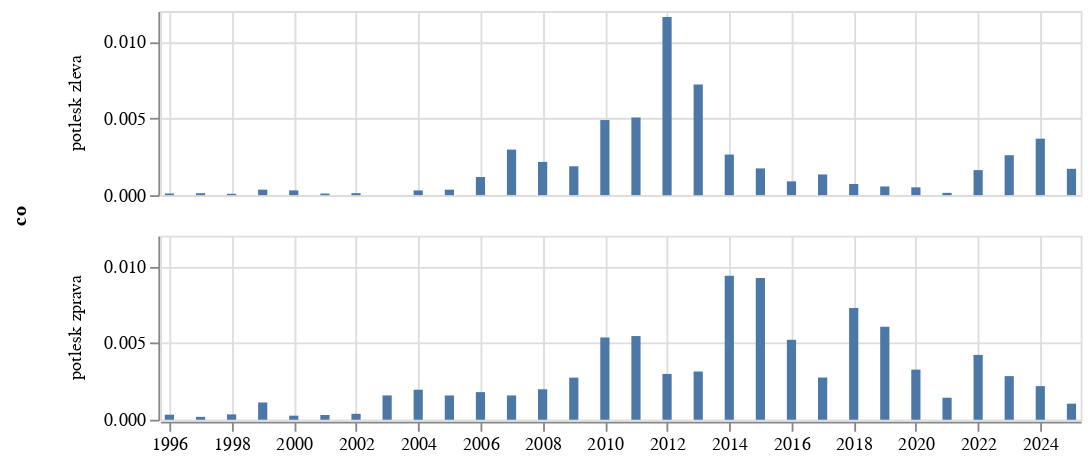

Notebook cell for this chart:
### Code cell
alt.Chart(
    pl.concat([zavorka("potlesk zleva"), zavorka("potlesk zprava")]).to_pandas(),
    width = 500, height = 100
).mark_bar(
).encode(
    alt.X('datum:T', axis=alt.Axis(title=None)),
    alt.Y('podil:Q', axis=alt.Axis(title=None)),
    alt.Row('co:N')
)

### Figure 1 — Vega-Lite specification as saved in the notebook (floating-point values rounded to 4 significant figures)
{"config": {"view": {"continuousWidth": 300, "continuousHeight": 300}}, "data": {"name": "data-f6ef1a8d84694e561db0c690c4ce44f1"}, "mark": {"type": "bar"}, "encoding": {"row": {"field": "co", "type": "nominal"}, "x": {"axis": {"title": null}, "field": "datum", "type": "temporal"}, "y": {"axis": {"title": null}, "field": "podil", "type": "quantitative"}}, "height": 100, "width": 500, "$schema": "https://vega.github.io/schema/vega-lite/v5.8.0.json", "datasets": {"data-f6ef1a8d84694e561db0c690c4ce44f1": [{"datum": "1996-01-01T00:00:00", "text": 1, "text_right": 9139, "podil": 0.0001094, "co": "potlesk zleva"}, {"datum": "1997-01-01T00:00:00", "text": 2, "text_right": 15895, "podil": 0.0001258, "co": "potlesk zleva"}, {"datum": "1998-01-01T00:00:00", "text": 1, "text_right": 11412, "podil": 8.763e-05, "co": "potlesk zleva"}, {"datum": "1999-01-01T00:00:00", "text": 7, "text_right": 19539, "podil": 0.0003583, "co": "potlesk zleva"}, {"datum": "2000-01-01T00:00:00", "text": 7, "text_right": 22571, "podil": 0.0003101, "co": "potlesk zleva"}, {"datum": "2001-01-01T00:00:00", "text": 2, "text_right": 19293, "podil": 0.0001037, "co": "potlesk zleva"}, {"datum": "2002-01-01T00:00:00", "text": 2, "text_right": 15462, "podil": 0.0001293, "co": "potlesk zleva"}, {"datum": "2004-01-01T00:00:00", "text": 6, "text_right": 19396, "podil": 0.0003093, "co": "potlesk zleva"}, {"datum": "2005-01-01T00:00:00", "text": 9, "text_right": 25267, "podil": 0.0003562, "co": "potlesk zleva"}, {"datum": "2006-01-01T00:00:00", "text": 21, "text_right": 17775, "podil": 0.001181, "co": "potlesk zleva"}, {"datum": "2007-01-01T00:00:00", "text": 45, "text_right": 15144, "podil": 0.002971, "co": "potlesk zleva"}, {"datum": "2008-01-01T00:00:00", "text": 36, "text_right": 16619, "podil": 0.002166, "co": "potlesk zleva"}, {"datum": "2009-01-01T00:00:00", "text": 37, "text_right": 19673, "podil": 0.001881, "co": "potlesk zleva"}, {"datum": "2010-01-01T00:00:00", "text": 63, "text_right": 12869, "podil": 0.004895, "co": "potlesk zleva"}, {"datum": "2011-01-01T00:00:00", "text": 90, "text_right": 17780, "podil": 0.005062, "co": "potlesk zleva"}, {"datum": "2012-01-01T00:00:00", "text": 171, "text_right": 14730, "podil": 0.01161, "co": "potlesk zleva"}, {"datum": "2013-01-01T00:00:00", "text": 71, "text_right": 9852, "podil": 0.007207, "co": "potlesk zleva"}, {"datum": "2014-01-01T00:00:00", "text": 55, "text_right": 20781, "podil": 0.002647, "co": "potlesk zleva"}, {"datum": "2015-01-01T00:00:00", "text": 37, "text_right": 21227, "podil": 0.001743, "co": "potlesk zleva"}, {"datum": "2016-01-01T00:00:00", "text": 20, "text_right": 22256, "podil": 0.0008986, "co": "potlesk zleva"}, {"datum": "2017-01-01T00:00:00", "text": 24, "text_right": 17809, "podil": 0.001348, "co": "potlesk zleva"}, {"datum": "2018-01-01T00:00:00", "text": 15, "text_right": 20580, "podil": 0.0007289, "co": "potlesk zleva"}, {"datum": "2019-01-01T00:00:00", "text": 14, "text_right": 24751, "podil": 0.0005656, "co": "potlesk zleva"}, {"datum": "2020-01-01T00:00:00", "text": 12, "text_right": 23571, "podil": 0.0005091, "co": "potlesk zleva"}, {"datum": "2021-01-01T00:00:00", "text": 3, "text_right": 20176, "podil": 0.0001487, "co": "potlesk zleva"}, {"datum": "2022-01-01T00:00:00", "text": 34, "text_right": 20822, "podil": 0.001633, "co": "potlesk zleva"}, {"datum": "2023-01-01T00:00:00", "text": 65, "text_right": 24964, "podil": 0.002604, "co": "potlesk zleva"}, {"datum": "2024-01-01T00:00:00", "text": 89, "text_right": 24176, "podil": 0.003681, "co": "potlesk zleva"}, {"datum": "2025-01-01T00:00:00", "text": 18, "text_right": 10488, "podil": 0.001716, "co": "potlesk zleva"}, {"datum": "1996-01-01T00:00:00", "text": 3, "text_right": 9139, "podil": 0.0003283, "co": "potlesk zprava"}, {"datum": "1997-01-01T00:00:00", "text": 3, "text_right": 15895, "podil": 0.0001887, "co": "potlesk zprava"}, {"datum": "1998-01-01T00:00:00", "text": 4, "text_right": 11412, "podil": 0.0003505, "co": "potlesk zprava"}, {"datum": "1999-01-01T00:00:00", "text": 22, "text_right": 19539, "podil": 0.001126, "co": "potlesk zprava"}, {"datum": "2000-01-01T00:00:00", "text": 6, "text_right": 22571, "podil": 0.0002658, "co": "potlesk zprava"}, {"datum": "2001-01-01T00:00:00", "text": 6, "text_right": 19293, "podil": 0.000311, "co": "potlesk zprava"}, {"datum": "2002-01-01T00:00:00", "text": 6, "text_right": 15462, "podil": 0.000388, "co": "potlesk zprava"}, {"datum": "2003-01-01T00:00:00", "text": 33, "text_right": 20798, "podil": 0.001587, "co": "potlesk zprava"}, {"datum": "2004-01-01T00:00:00", "text": 38, "text_right": 19396, "podil": 0.001959, "co": "potlesk zprava"}, {"datum": "2005-01-01T00:00:00", "text": 40, "text_right": 25267, "podil": 0.001583, "co": "potlesk zprava"}, {"datum": "2006-01-01T00:00:00", "text": 32, "text_right": 17775, "podil": 0.0018, "co": "potlesk zprava"}, {"datum": "2007-01-01T00:00:00", "text": 24, "text_right": 15144, "podil": 0.001585, "co": "potlesk zprava"}, {"datum": "2008-01-01T00:00:00", "text": 33, "text_right": 16619, "podil": 0.001986, "co": "potlesk zprava"}, {"datum": "2009-01-01T00:00:00", "text": 54, "text_right": 19673, "podil": 0.002745, "co": "potlesk zprava"}, {"datum": "2010-01-01T00:00:00", "text": 69, "text_right": 12869, "podil": 0.005362, "co": "potlesk zprava"}, {"datum": "2011-01-01T00:00:00", "text": 97, "text_right": 17780, "podil": 0.005456, "co": "potlesk zprava"}, {"datum": "2012-01-01T00:00:00", "text": 44, "text_right": 14730, "podil": 0.002987, "co": "potlesk zprava"}, {"datum": "2013-01-01T00:00:00", "text": 31, "text_right": 9852, "podil": 0.003147, "co": "potlesk zprava"}, {"datum": "2014-01-01T00:00:00", "text": 195, "text_right": 20781, "podil": 0.009384, "co": "potlesk zprava"}, {"datum": "2015-01-01T00:00:00", "text": 196, "text_right": 21227, "podil": 0.009234, "co": "potlesk zprava"}, {"datum": "2016-01-01T00:00:00", "text": 116, "text_right": 22256, "podil": 0.005212, "co": "potlesk zprava"}, {"datum": "2017-01-01T00:00:00", "text": 49, "text_right": 17809, "podil": 0.002751, "co": "potlesk zprava"}, {"datum": "2018-01-01T00:00:00", "text": 150, "text_right": 20580, "podil": 0.007289, "co": "potlesk zprava"}, {"datum": "2019-01-01T00:00:00", "text": 150, "text_right": 24751, "podil": 0.00606, "co": "potlesk zprava"}, {"datum": "2020-01-01T00:00:00", "text": 77, "text_right": 23571, "podil": 0.003267, "co": "potlesk zprava"}, {"datum": "2021-01-01T00:00:00", "text": 29, "text_right": 20176, "podil": 0.001437, "co": "potlesk zprava"}, {"datum": "2022-01-01T00:00:00", "text": 88, "text_right": 20822, "podil": 0.004226, "co": "potlesk zprava"}, {"datum": "2023-01-01T00:00:00", "text": 71, "text_right": 24964, "podil": 0.002844, "co": "potlesk zprava"}, {"datum": "2024-01-01T00:00:00", "text": 53, "text_right": 24176, "podil": 0.002192, "co": "potlesk zprava"}, {"datum": "2025-01-01T00:00:00", "text": 11, "text_right": 10488, "podil": 0.001049, "co": "potlesk zprava"}]}}
